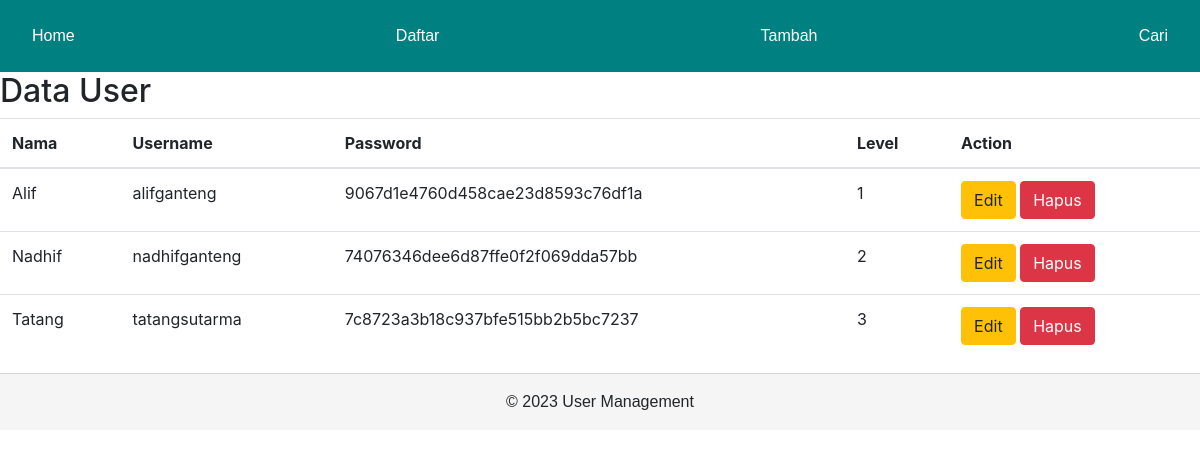
The app's page /Aplikasi_Baru/index.php/buku/list with its own data.
### tables this page shows
CREATE TABLE `user_alif` (
  `id_alif` int(3) NOT NULL,
  `nama_alif` varchar(50) NOT NULL,
  `username_alif` varchar(50) NOT NULL,
  `password_alif` varchar(255) NOT NULL,
  `level_alif` int(1) NOT NULL
);

### Aplikasi_Baru/application/controllers/Buku.php (called while the page is built, shortened)
<?php
class Buku extends CI_Controller
{
    public function __construct()
    {
        $this->load->model("buku_model");
        $this->load->library('form_validation');
    }
    public function list()
    {
        $data["buku"] = $this->buku_model->getAll();
        $this->load->view("daftar", $data);
    }
}

### Aplikasi_Baru/index.php (called while the page is built, shortened)
<?php
require_once BASEPATH.'core/CodeIgniter.php';

### Aplikasi_Baru/application/models/Buku_model.php (called while the page is built, shortened)
<?php defined('BASEPATH') OR exit('No direct script access allowed');
class Buku_model extends CI_Model
{
    private $_table = "user_alif";
    public function getAll()
    {
        return $this->db->get($this->_table)->result();
    }
}

### Aplikasi_Baru/application/views/daftar.php (the view)
<!DOCTYPE html>
<html lang="en">
<head>
	<?php $this->load->view('_partials/head.php'); ?>
</head>
<body>
	<?php $this->load->view('_partials/navbar.php');
	?>
	<h2>Data User</h2>
	<table class="table">
  <thead>
    <tr>
			<th>Nama</th>
			<th>Username</th>
			<th>Password</th>
			<th>Level</th>
			<th>Action</th>
    </tr>
  </thead>
  <tbody>
  <?php foreach ($buku as $buku) : ?>
			<tr>
				<td>
					<?php echo $buku->nama_alif ?>
				</td>
				<td>
					<?php echo $buku->username_alif ?>
				</td>
				<td>
					<?php echo md5(sha1($buku->password_alif)) ?>
				</td>
				<td>
					<?php echo $buku->level_alif ?>
				</td>
				<td>
					<a href=edit/<?php echo $buku->id_alif ?>>
						<button type="button" class="btn btn-warning">
						Edit
						</button>
					</a>
					<a href=delete/<?php echo $buku->id_alif ?>>
					<button type="button" class="btn btn-danger">
						Hapus</button>
					</a>
  				</td>
			</tr>
		<?php endforeach; ?>
  </tbody>
</table>
	<?php $this->load->view('_partials/footer.php'); ?>
</body>
</html>

### Aplikasi_Baru/application/views/_partials/navbar.php (shortened to what this page needs)
<head>
<link rel="stylesheet" href="https://cdn.jsdelivr.net/npm/bootstrap@4.6.2/dist/css/bootstrap.min.css">
</head>
<nav class="navbar">
	<a href="<?= site_url() ?>">Home</a>
	<a href="<?= site_url('buku/list') ?>">Daftar</a>
	<a href="<?= site_url('buku/add') ?>">Tambah</a>
	<a href="<?= site_url('buku/cari') ?>">Cari</a>
</nav>

### Aplikasi_Baru/application/views/_partials/footer.php
<footer class="footer">
	&copy; <?= Date('Y') ?> User Management
</footer>

### Aplikasi_Baru/application/views/_partials/head.php (style rules this page uses)
.navbar { display: flex; gap: 1em; background-color: teal; }
.navbar a { font-family: sans-serif; font-weight: 500; color: white; text-decoration: none; padding: 1rem; }
.footer { font-family: sans-serif; background-color: whitesmoke; padding: 1em; text-align: center; border-top: 1px solid lightgray; }

### records on screen
user_alif: nama_alif "Alif", username_alif "alifganteng", password_alif "9067d1e4760d458cae23d8593c76df1a", level_alif "1"
user_alif: nama_alif "Nadhif", username_alif "nadhifganteng", password_alif "74076346dee6d87ffe0f2f069dda57bb", level_alif "2"
user_alif: nama_alif "Tatang", username_alif "tatangsutarma", password_alif "7c8723a3b18c937bfe515bb2b5bc7237", level_alif "3"

### other values on screen
Date('Y') "2023"
